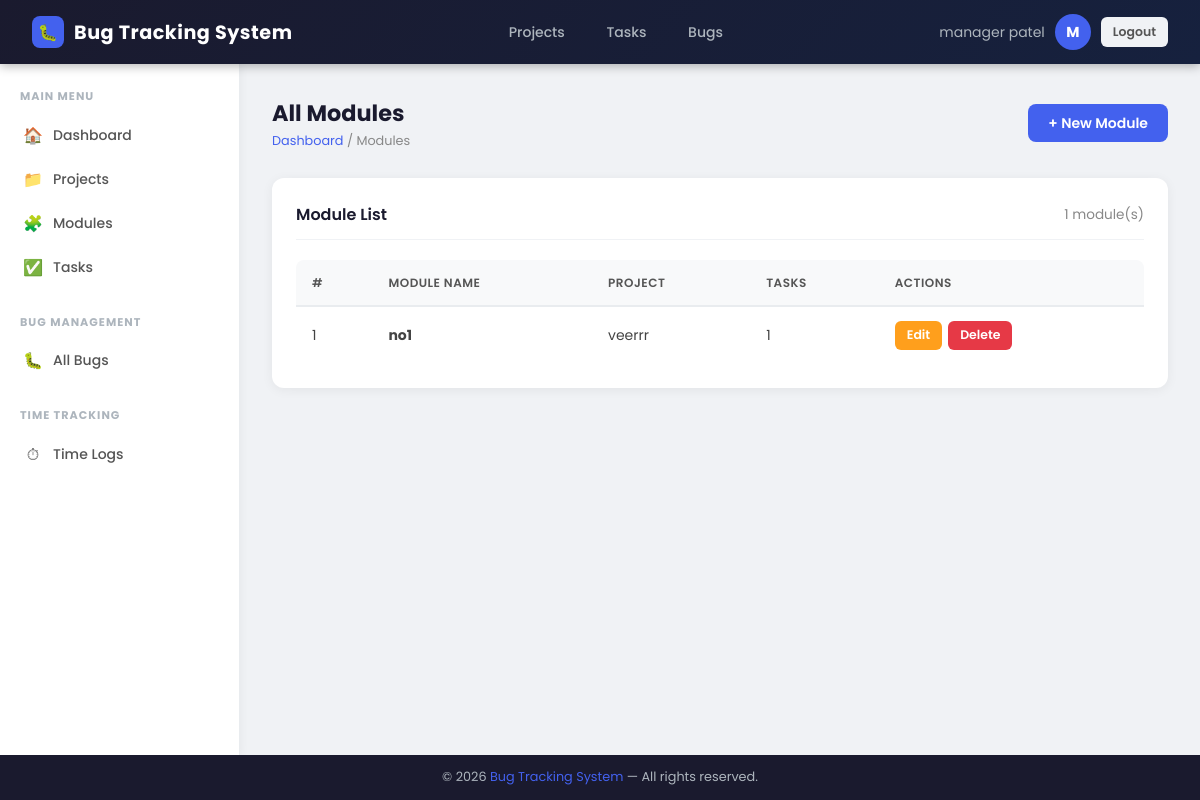
The app's page /projects/module/list/ (signed in), older data.
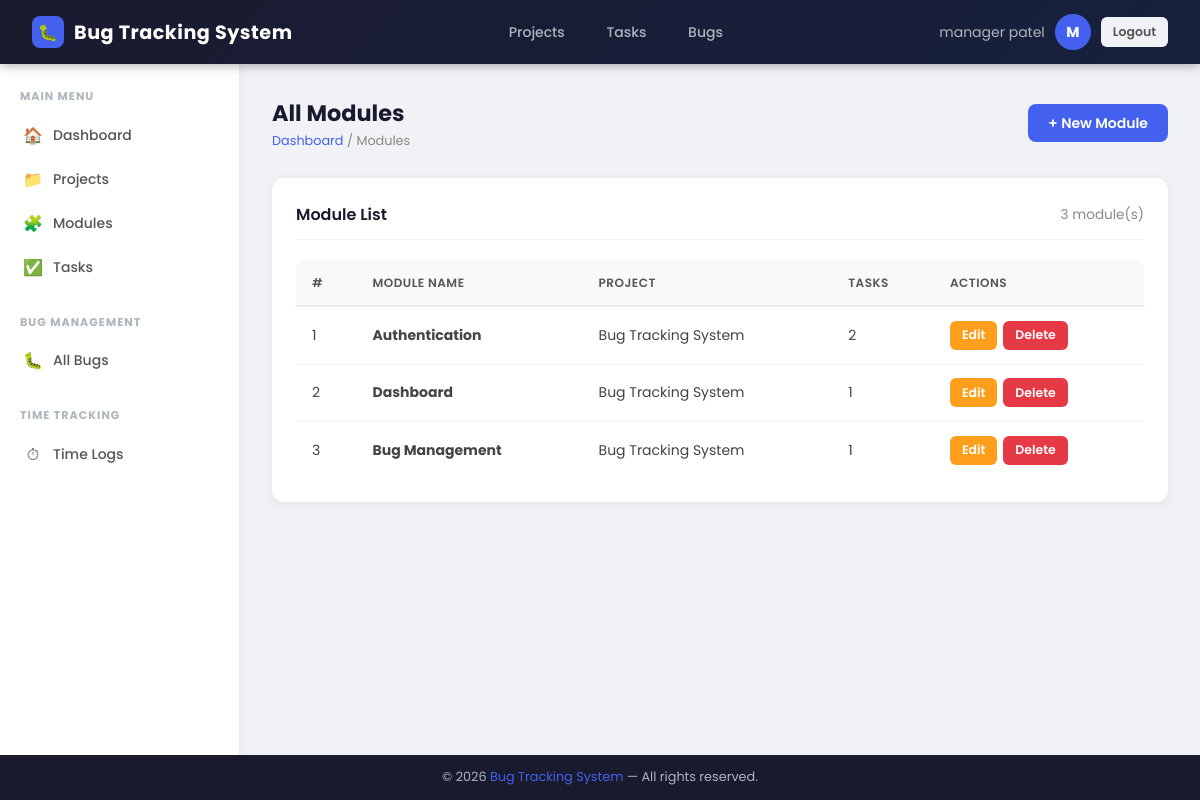
The same page, newer data.
### core/models.py (models this page shows, shortened)
class Module(models.Model):
    project = models.ForeignKey(Project,on_delete=models.CASCADE,related_name='modules',db_column="project_id")
    name = models.CharField(max_length=200)
    class Meta:
        db_table = "modules"

class Project(models.Model):
    name = models.CharField(max_length=200)
    description = models.TextField(null=True, blank=True)
    manager = models.ForeignKey(User,on_delete=models.CASCADE,related_name='managed_projects',db_column="manager_id")
    created_at = models.DateTimeField(auto_now_add=True)
    class Meta:
        db_table = "projects"

### dashboards/decorators.py (the view)
        def wrapper_func(request, *args, **kwargs):
            if not request.user.is_authenticated:
                return redirect("login")
            if request.user.role in allowed_roles:
                return view_func(request, *args, **kwargs)
            else:
                return render(request, "dashboards/unauthorized.html")

### core/models.py (called while the page is built)
    def get_full_name(self):
        full_name = f"{self.first_name or ''} {self.last_name or ''}".strip()
        return full_name if full_name else self.email

### projects/views.py (called while the page is built)
@role_required(allowed_roles=['admin','manager'])
def moduleListView(request):
    modules = Module.objects.all()
    return render(request,'projects/module_list.html',{'modules': modules})

### templates/projects/module_list.html (shortened to what this page needs)
{% extends 'core/base.html' %}
{% block content %}
<div class="page-header">
    <div>
        <div class="page-title">All Modules</div>
        <div class="breadcrumb"><span>Dashboard</span> / Modules</div>
    </div>
    <a href="{% url 'module_create' %}" class="btn btn-primary">+ New Module</a>
</div>
<div class="card">
    <div class="card-header">
        <div class="card-title">Module List</div>
        <div style="font-size:0.85rem; color:#888;">{{ modules|length }} module(s)</div>
    </div>
    <div class="table-responsive">
        <table>
            <thead><tr><th>#</th><th>Module Name</th><th>Project</th><th>Tasks</th><th>Actions</th></tr></thead>
            <tbody>
                {% for module in modules %}
                <tr>
                    <td>{{ forloop.counter }}</td>
                    <td><strong>{{ module.name }}</strong></td>
                    <td>{{ module.project.name }}</td>
                    <td>{{ module.tasks.count }}</td>
                    <td>
                        <div class="action-btns">
                            <a href="{% url 'module_edit' module.id %}" class="btn btn-warning btn-sm">Edit</a>
                            <a href="{% url 'module_delete' module.id %}" class="btn btn-danger btn-sm">Delete</a>
                        </div>
                    </td>
                </tr>
                {% empty %}
                <tr><td colspan="5"><div class="empty-state"><div class="empty-icon">🧩</div><p>No modules found.</p></div></td></tr>
                {% endfor %}
            </tbody>
        </table>
    </div>
</div>
{% endblock %}

Row changes from the older to the newer data that the page shows:
changed Module: name "no1" → "Authentication"; project.name "veerrr" → "Bug Tracking System"; tasks.count "1" → "2"
added Module: name "Dashboard", project.name "Bug Tracking System", tasks.count "1"
added Module: name "Bug Management", project.name "Bug Tracking System", tasks.count "1"
Text that changed along with them:
{{ modules|length }}: "1" → "3"
